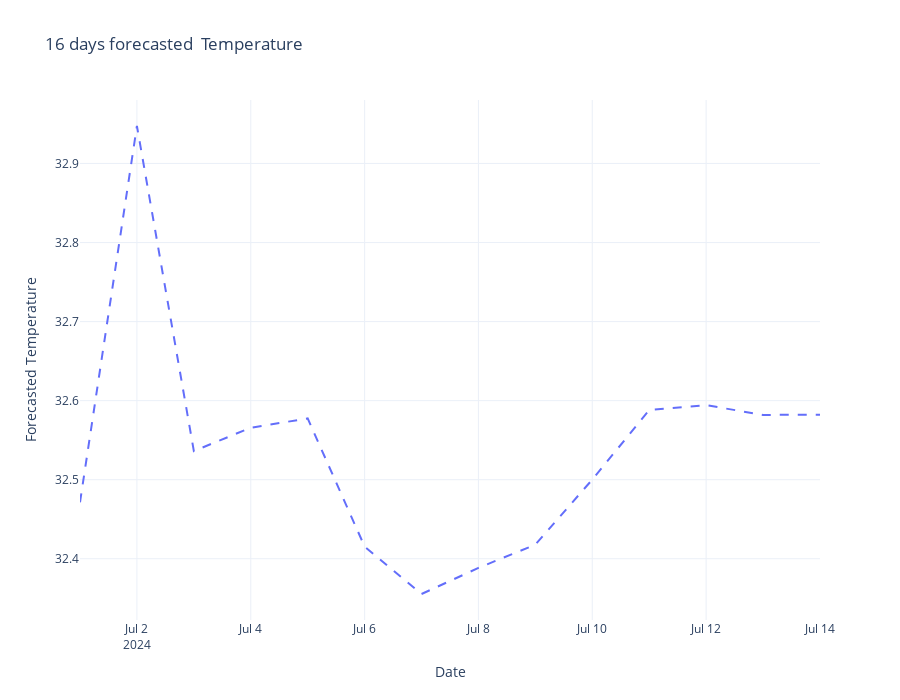

The notebook cell saved with this chart:
### Code cell
import plotly.graph_objects as go

# Create a figure
fig = go.Figure()

# Add the predicted soil moisture line
fig.add_trace(go.Scatter(
    x=forecasted_values_df.index, 
    y=forecasted_values_df["temperature_2m (°C)"],
    mode='lines',
    name='Predicted Soil Moisture',
    line=dict(dash='dash')  # This creates a dashed line
))

# Update layout for the figure
fig.update_layout(
    title='16 days forecasted  Temperature',
    xaxis_title='Date',
    yaxis_title='Forecasted Temperature',
    legend_title='Legend',
    template='plotly_white',  # Optional: set a template
    width=900,  # Width of the plot
    height=700  # Height of the plot
)

# Show the figure
fig.show()

### Figure 1 — Plotly figure (JSON) as saved in the notebook; plotly's stock layout.template omitted (floating-point values rounded to 4 significant figures)
{"data": [{"line": {"dash": "dash"}, "mode": "lines", "name": "Predicted Soil Moisture", "type": "scatter", "x": ["2024-07-01T00:00:00", "2024-07-02T00:00:00", "2024-07-03T00:00:00", "2024-07-04T00:00:00", "2024-07-05T00:00:00", "2024-07-06T00:00:00", "2024-07-07T00:00:00", "2024-07-08T00:00:00", "2024-07-09T00:00:00", "2024-07-10T00:00:00", "2024-07-11T00:00:00", "2024-07-12T00:00:00", "2024-07-13T00:00:00", "2024-07-14T00:00:00"], "y": [32.47, 32.95, 32.54, 32.57, 32.58, 32.42, 32.36, 32.39, 32.42, 32.5, 32.59, 32.59, 32.58, 32.58]}], "layout": {"height": 700, "legend": {"title": {"text": "Legend"}}, "title": {"text": "16 days forecasted  Temperature"}, "width": 900, "xaxis": {"title": {"text": "Date"}}, "yaxis": {"title": {"text": "Forecasted Temperature"}}}}
